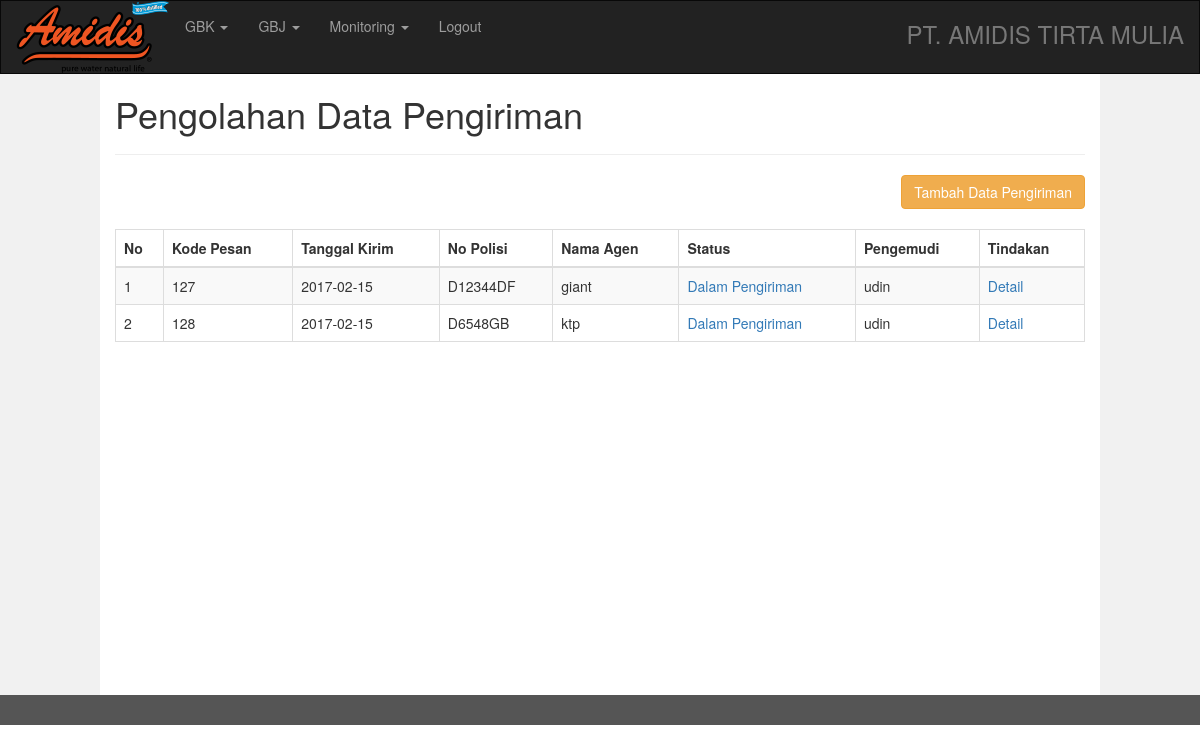
The app's page /datapengiriman.php (signed in) with its own data.
### tables this page shows
CREATE TABLE IF NOT EXISTS `t_pengiriman` (
  `id_kirim` int(10) NOT NULL AUTO_INCREMENT,
  `tgl_kirim` date DEFAULT NULL,
  `status` enum('Diterima','Dalam Pengiriman') DEFAULT NULL,
  `id_detail_pemesanan` int(20) DEFAULT NULL,
  `id_karyawan` int(5) DEFAULT NULL,
  `no_polisi` varchar(20) DEFAULT NULL,
  PRIMARY KEY (`id_kirim`),
  KEY `id_detail_pemesanan` (`id_detail_pemesanan`),
  KEY `id_karyawan` (`id_karyawan`),
  KEY `no_polisi` (`no_polisi`)
);

CREATE TABLE IF NOT EXISTS `t_pemesanan` (
  `kode_pesan` int(20) NOT NULL AUTO_INCREMENT,
  `tgl_pesan` date NOT NULL,
  `verifikasi` enum('sudah','belum') NOT NULL DEFAULT 'belum',
  `status` enum('sudah di setujui','belum di setujui') NOT NULL,
  `id_agen` int(12) NOT NULL,
  `total_harga` int(50) NOT NULL,
  PRIMARY KEY (`kode_pesan`),
  KEY `id_agen` (`id_agen`)
);

CREATE TABLE IF NOT EXISTS `t_kendaraan` (
  `no_polisi` varchar(20) NOT NULL,
  `jenis_kendaraan` enum('Engkel','Fuso') NOT NULL,
  `kendaraan` varchar(10) NOT NULL,
  `kapasitas` varchar(20) NOT NULL,
  `status` enum('tersedia','tidak tersedia') NOT NULL,
  PRIMARY KEY (`no_polisi`)
);

CREATE TABLE IF NOT EXISTS `t_agen` (
  `id_agen` int(5) NOT NULL AUTO_INCREMENT,
  `nama_agen` varchar(50) DEFAULT NULL,
  `alamat_agen` text,
  `kontak` varchar(12) DEFAULT NULL,
  `email` varchar(30) DEFAULT NULL,
  `status` enum('aktif','tidak aktif') DEFAULT NULL,
  PRIMARY KEY (`id_agen`)
);

CREATE TABLE IF NOT EXISTS `t_karyawan` (
  `id_karyawan` int(5) NOT NULL AUTO_INCREMENT,
  `nip` int(20) NOT NULL,
  `nama_karyawan` varchar(30) NOT NULL,
  `kontak` varchar(13) NOT NULL,
  `jabatan` enum('admin','operational direktur','ppic','gudang','purchasing','supir') NOT NULL,
  `email` varchar(30) NOT NULL,
  `status` enum('aktif','tidak aktif') NOT NULL,
  `password` varchar(35) NOT NULL,
  PRIMARY KEY (`id_karyawan`)
);

### datapengiriman.php (the view, shortened to what this page needs)
<!DOCTYPE html>
<html lang="en">
<head>
  <link rel="stylesheet" href="css/bootstrap.min.css">
</head>
<body>
<?php
$hasil = mysql_query("select t_pengiriman.tgl_kirim, t_pemesanan.kode_pesan, t_kendaraan.no_polisi, t_agen.nama_agen, t_pengiriman.status,t_karyawan.nama_karyawan
from t_pengiriman join t_detail_pemesanan on t_pengiriman.id_detail_pemesanan = t_detail_pemesanan.id_detail_pemesanan
join t_pemesanan on t_detail_pemesanan.kode_pesan = t_pemesanan.`kode_pesan`
join t_kendaraan on t_pengiriman.no_polisi = t_kendaraan.no_polisi
JOIN t_agen ON t_pemesanan.id_agen = t_agen.`id_agen`
join t_karyawan on t_pengiriman.id_karyawan=t_karyawan.id_karyawan") or die (mysql_error());
?>
<div class="navbar navbar-inverse">
  <div class="container-fluid">
    <div class="navbar-header">
	  <a href="front/indexgudang.php"><img src="logo.png" class="img-responsive" alt="Responsive image" ></a>
    </div>
    <div class="collapse navbar-collapse" id="myNavbar">
      <ul class="nav navbar-nav">
        <li class="dropdown">
          <a href="#" class="dropdown-toggle" data-toggle="dropdown" role="button" aria-haspopup="true" aria-expanded="false"> GBK <span class="caret"></span></a>
        <li class="dropdown">
          <a href="#" class="dropdown-toggle" data-toggle="dropdown" role="button" aria-haspopup="true" aria-expanded="false"> GBJ <span class="caret"></span></a>
		<li class="dropdown">
          <a href="#" class="dropdown-toggle" data-toggle="dropdown" role="button" aria-haspopup="true" aria-expanded="false"> Monitoring <span class="caret"></span></a>
        </li>
	  <li><a href="login/login.php">Logout</a></li>
      </ul>
      <ul class="nav navbar-nav navbar-right">
        <li><h3 class="text-muted">PT. AMIDIS TIRTA MULIA</h3></li>
      </ul>
    </div>
  </div>
</div>
<div class="container-fluid text-center">
  <div class="row content">
    <div class="col-sm-1 sidenav">
    </div>
    <div class="col-sm-10 text-left">
      <h1>Pengolahan Data Pengiriman</h1>
      <hr>
	  <div style="text-align: right;">
		<a type="button" href="form/form_tambah_pengiriman.php" class="btn btn-warning">Tambah Data Pengiriman </a>
	</div> <br>
	  <table class="table table-bordered table-striped">
	  	<thead>
			<tr>
				<th>No</th>
				<th>Kode Pesan</th>
				<th>Tanggal Kirim</th>
				<th>No Polisi</th>
				<th>Nama Agen</th>
				<th>Status</th>
        <th>Pengemudi</th>
				<th>Tindakan</th>
			</tr>
		</thead>
		<tbody>
			<?php
		 $i=1;
			while($row = mysql_fetch_array($hasil)){ ?>
			<tr>
				<td><?php echo $i; ?></td>
				<td><?php echo $row['kode_pesan']; ?></td>
				<td><?php echo $row['tgl_kirim']; ?></td>
				<td><?php echo $row['no_polisi']; ?></td>
				<td><?php echo $row['nama_agen']; ?></td>
				<td><a href="<?php echo "form/form_ubah_status_pengiriman.php?&kode_pesan=".$row['kode_pesan']."&status=".$row['status']; ?>"><?php echo $row['status']; ?></a></td>
			  <td><?php echo $row['nama_karyawan']; ?></td>
				<td><a href=" <?php echo "form_detail_pengiriman.php?&id=".$row['kode_pesan']; ?> ">Detail</a></td>
			</tr>
		<?php $i++;}  ?>
		</tbody>
	</table>
   </div>
    <div class="col-sm-1 sidenav">
   </div>
 </div>
</div>
<footer class="container-fluid text-center">
</footer>
</body>
</html>

### datapengiriman.php (style rules this page uses)
.navbar { margin-bottom: 0; border-radius: 0; }
.row.content { height: 621px; }
.sidenav { padding-top: 20px; background-color: #f1f1f1; height: 100%; }
footer { background-color: #555; color: white; padding: 15px; }

### records on screen
t_pengiriman: t_pemesanan.kode_pesan "127", tgl_kirim "2017-02-15", no_polisi.no_polisi "D12344DF", t_agen.nama_agen "giant", status "Dalam Pengiriman", id_karyawan.nama_karyawan "udin"
t_pengiriman: t_pemesanan.kode_pesan "128", tgl_kirim "2017-02-15", no_polisi.no_polisi "D6548GB", t_agen.nama_agen "ktp", status "Dalam Pengiriman", id_karyawan.nama_karyawan "udin"
